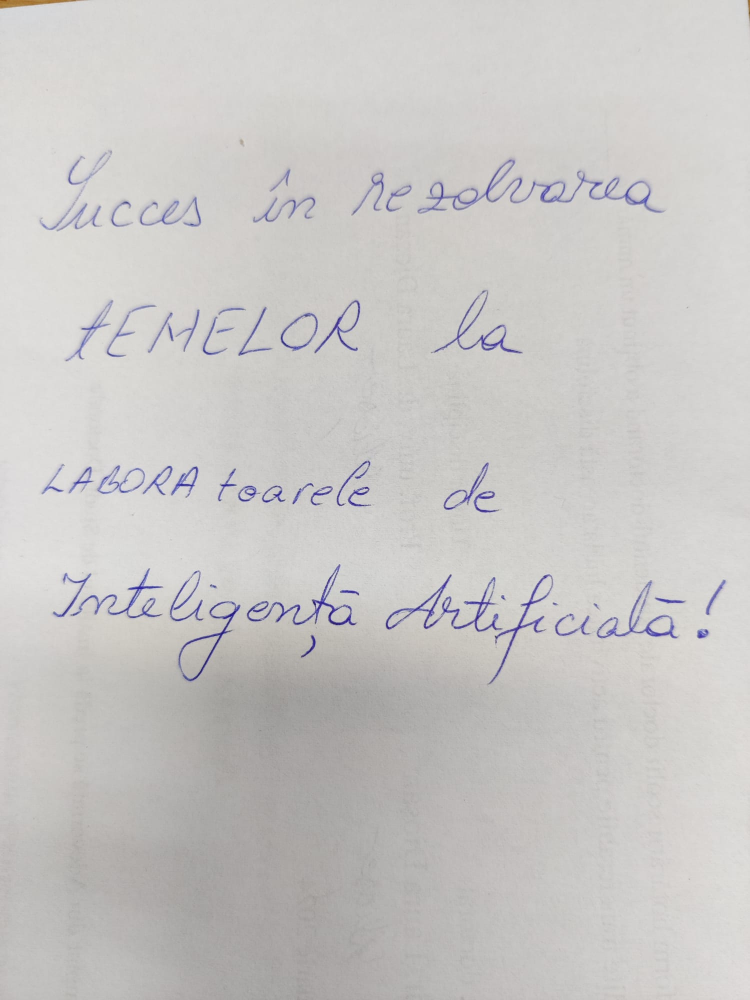
#> input picture 4th Semester/AI - Inteligenta Artificiala/Lab 3/test2.jpeg, 1500 x 2000 px, found by its file name (shown at 1/2 size)
$ jupyter execute --allow-errors Lab3_Pb3.ipynb
#> lines starting #> are read from the running program, lines starting #| are printed output that depends on the picture
[cell 1]
from azure.cognitiveservices.vision.computervision import ComputerVisionClient
from azure.cognitiveservices.vision.computervision.models import OperationStatusCodes
from azure.cognitiveservices.vision.computervision.models import VisualFeatureTypes
from msrest.authentication import CognitiveServicesCredentials
from azure.ai.vision.imageanalysis import ImageAnalysisClient
from azure.ai.vision.imageanalysis.models import VisualFeatures
from azure.core.credentials import AzureKeyCredential
import matplotlib.pyplot as plt
from array import array
import os
from PIL import Image, ImageDraw, ImageFilter
import sys
import time
import os
import io

def setup():
    '''
    Authenticate
    Authenticates your credentials and creates a client.
    '''
    subscription_key = os.environ["VISION_KEY"]
    endpoint = os.environ["VISION_ENDPOINT"]
    computervision_client = ComputerVisionClient(endpoint, CognitiveServicesCredentials(subscription_key))
    '''
    END - Authenticate
    '''
    return computervision_client

[cell 2]
img = open("D:/FACULTATE/SEM4/AI/Lab3/test2.jpeg", "rb")
resultat_asteptat = ["Succes in rezolvarea", "tEMELOR la", "LABORAtoaree de", "Inteligenta Artificiala!"]
def preluare_imagine(img):
    computervision_client = setup()
    read_response = computervision_client.read_in_stream(
        image=img,
        mode="Printed",
        raw=True
    )
    # print(read_response.as_dict())

    operation_id = read_response.headers['Operation-Location'].split('/')[-1]
    while True:
        read_result = computervision_client.get_read_result(operation_id)
        if read_result.status not in ['notStarted', 'running']:
            break
        time.sleep(1)

    # Print the detected text, line by line
    resultRead = ""
    resultLinii = []
    resultCuvinte = []

    if read_result.status == OperationStatusCodes.succeeded:
        for text_result in read_result.analyze_result.read_results:
            for line in text_result.lines:
                resultLinii.append(line.text)
                resultRead += str(line.text)
                for word in line.words:
                    resultCuvinte.append(word.text)

    print(resultRead)
    print(resultLinii)
    print(resultCuvinte)
    return resultLinii

[cell 3]
import textdistance

def distantaJaroWinkler(resultat_asteptat, resultRead):
    distanta_jaro_winkler = 0
    for linie_generata, linie_asteptata in zip(resultRead, resultat_asteptat):
        distanta_jaro_winkler += textdistance.jaro_winkler.normalized_similarity(linie_generata, linie_asteptata)
    return distanta_jaro_winkler / len(resultat_asteptat)

[cell 4]
import Levenshtein

def distantaLevenshtein(resultat_asteptat, resultRead):
    nivel_caracter = Levenshtein.distance(resultat_asteptat, resultRead)
    return nivel_caracter

[cell 5]
def test_intput(imagine_prelucrata):
    plt.imshow(imagine_prelucrata)
    plt.show()
    image_bytes = io.BytesIO()
    imagine_prelucrata.save(image_bytes, format='JPEG')
    image_bytes.seek(0)
    image_buffered_reader = io.BufferedReader(image_bytes)

    R_R = preluare_imagine(image_buffered_reader)
    print(R_R)
    print(distantaJaroWinkler(resultat_asteptat, R_R))
    print(distantaLevenshtein(resultat_asteptat, R_R))

[cell 6]
import tempfile

imagine = Image.open("D:/FACULTATE/SEM4/AI/Lab3/test2.jpeg")
#> imagine is the input picture: PIL image 1500x2000 RGB; mean R, G, B 200.5, 198.7, 197.3
imagine_procesata = imagine.resize((600, 800))
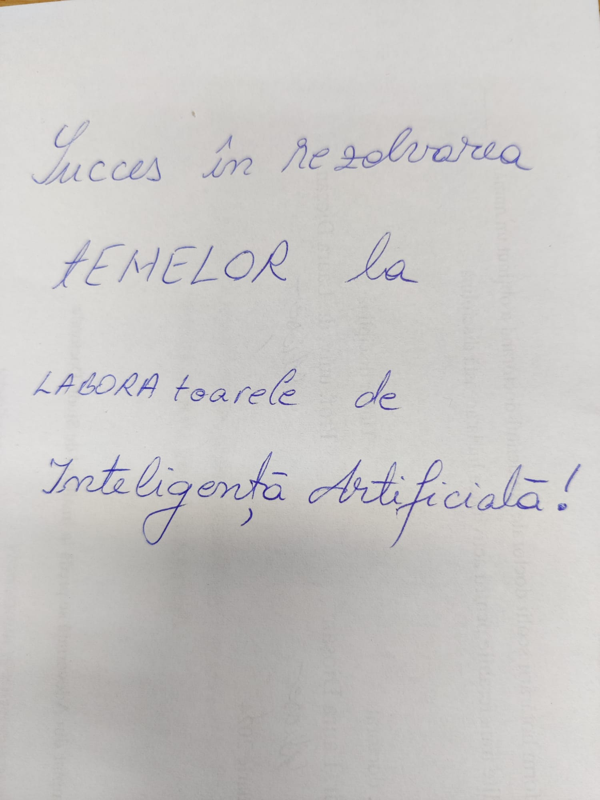
#> imagine_procesata: PIL image 600x800 RGB; mean R, G, B 200.5, 198.7, 197.3
imagine_procesata_COUNTOUR = imagine_procesata.filter(ImageFilter.CONTOUR)
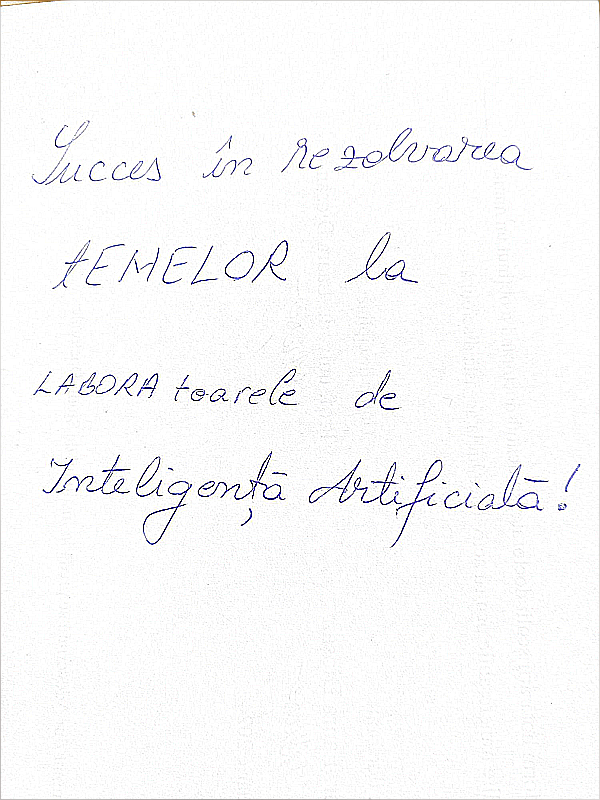
#> imagine_procesata_COUNTOUR: PIL image 600x800 RGB; mean R, G, B 249, 249, 249.5
plt.imshow(imagine_procesata_COUNTOUR)

#> (a cell that did not finish here is left out)

[cell 8]
imagine_procesata_2 = imagine.resize((600, 800))
imagine_procesata_2 = imagine_procesata_2.filter(ImageFilter.FIND_EDGES)
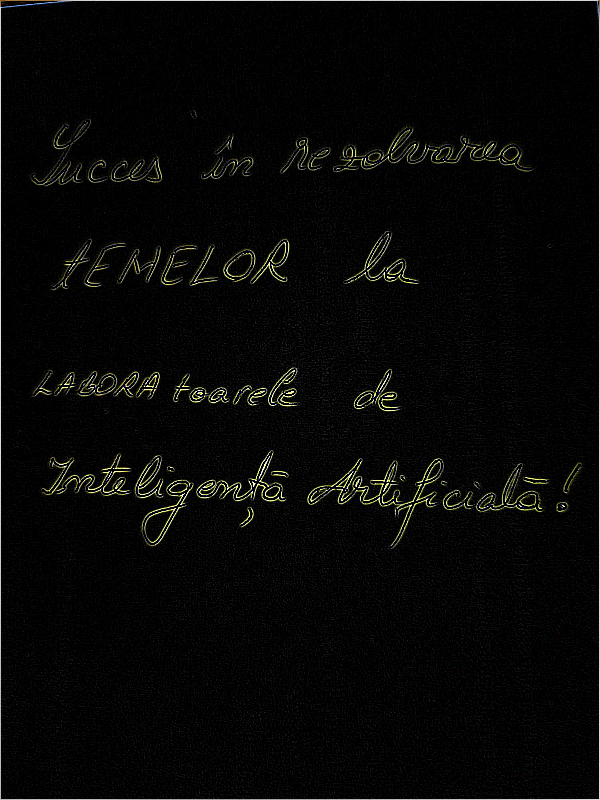
#> imagine_procesata_2: PIL image 600x800 RGB; mean R, G, B 7.5, 7.5, 6.4
#> (the rest of this cell did not finish here and is left out)

[cell 9]
imagine_procesata_3 = imagine.resize((600, 800))
imagine_procesata_3 = imagine_procesata_2.filter(ImageFilter.CONTOUR)
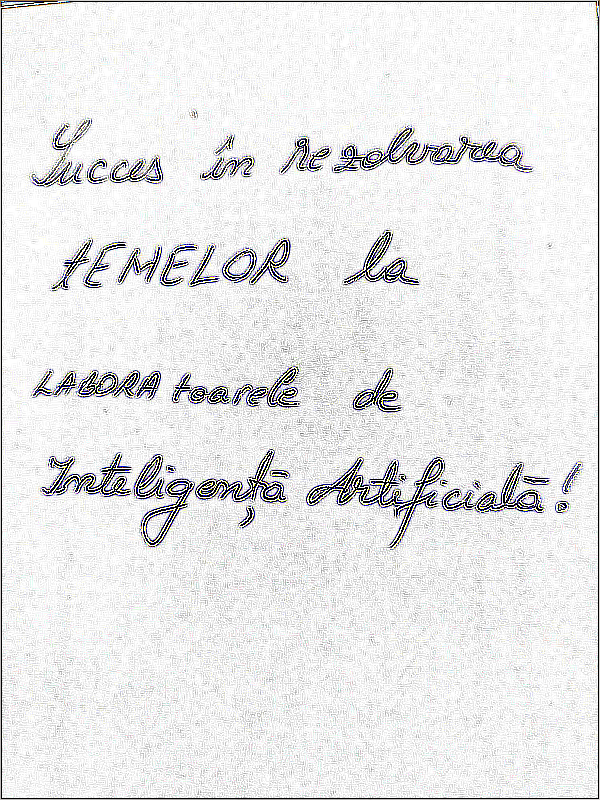
#> imagine_procesata_3: PIL image 600x800 RGB; mean R, G, B 231.4, 231.4, 231.8
imagine_procesata_3 = imagine_procesata_2.filter(ImageFilter.EDGE_ENHANCE)
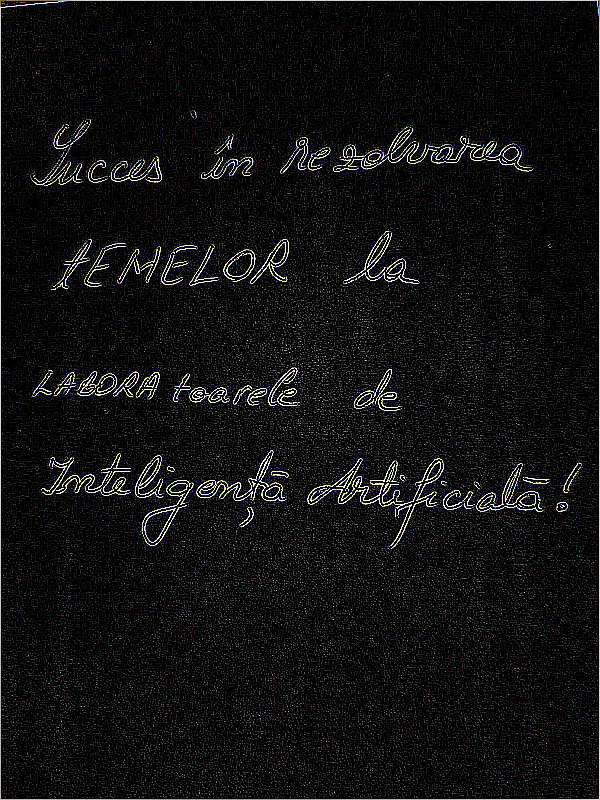
#> imagine_procesata_3: PIL image 600x800 RGB; mean R, G, B 15.5, 15.5, 15.1
#> (the rest of this cell did not finish here and is left out)
